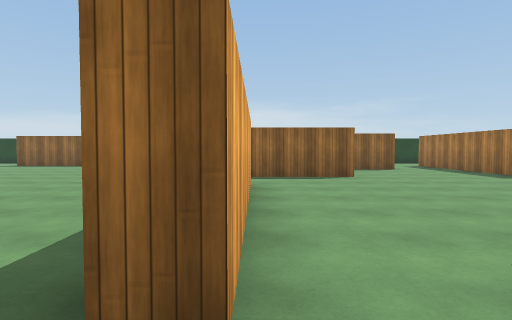
[1] (above)

24 first-person views from a walk through a scene from a Unity 3-D project. The camera is 1.4 m above the floor, tilts 2° down and sees 80° across. The floor is counted in squares, 2 m on a side. Each view is taken from the middle of a square. On the plan, view 1 faces up. The plan holds only what a view shows up to about 10 squares ahead; the rest is blank. Surface patterns are stand-ins for the level's own textures.

[2]
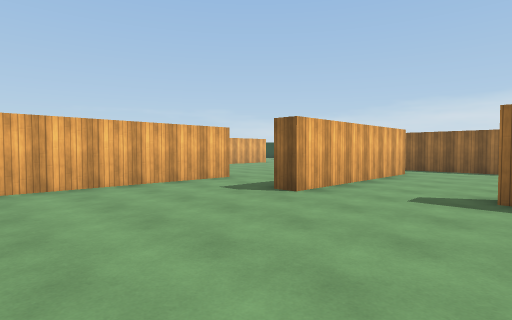

[3]
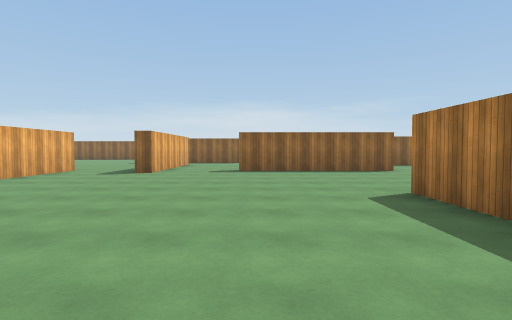

[4]
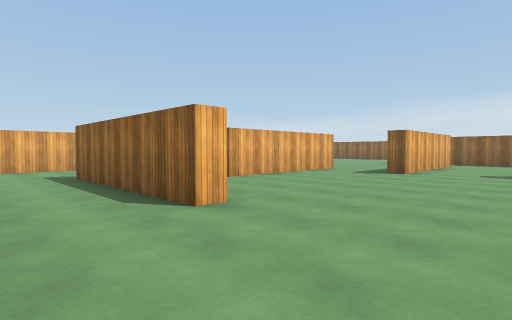

[5]
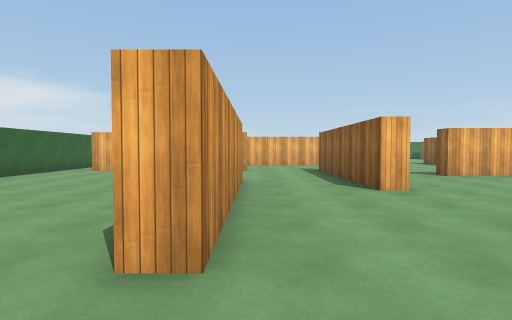

[6]
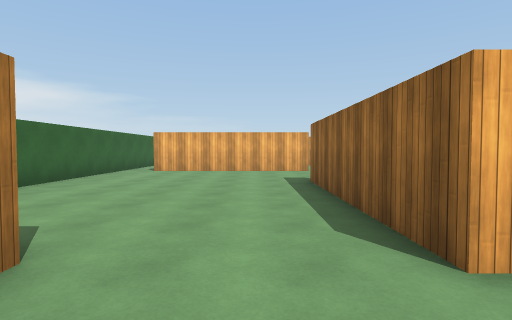

[7]
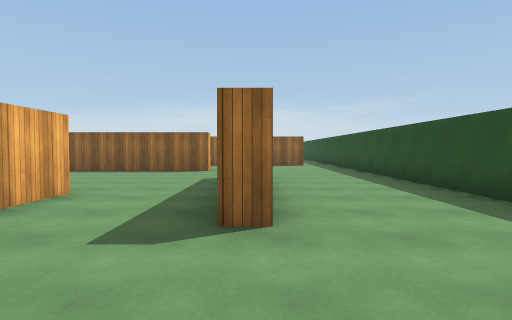

[8]
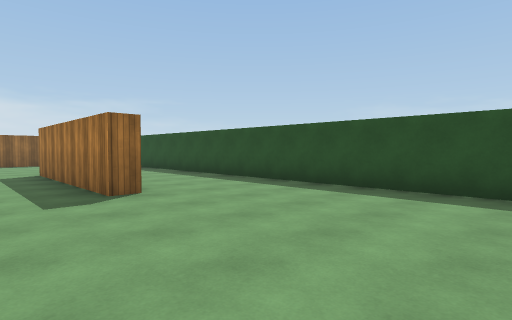

[9]
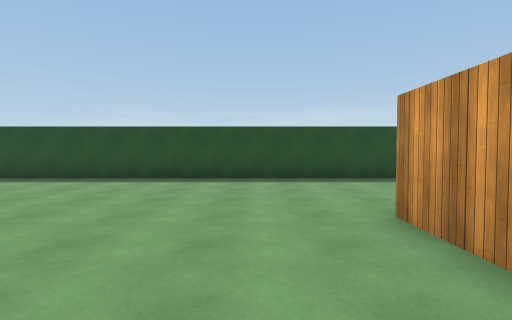

[10]
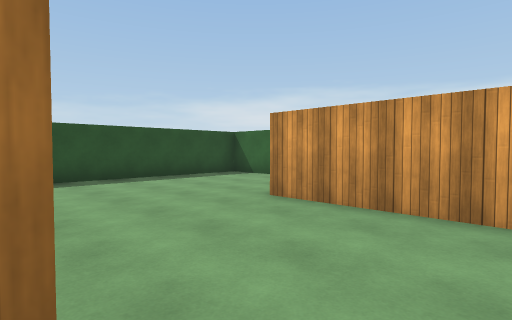

[11]
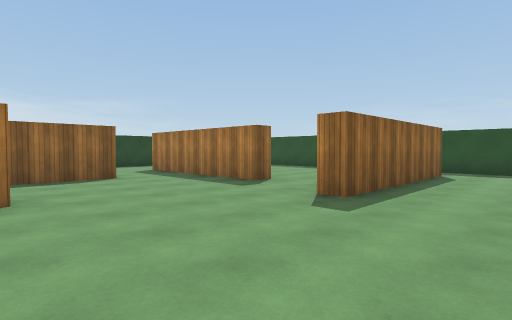

[12]
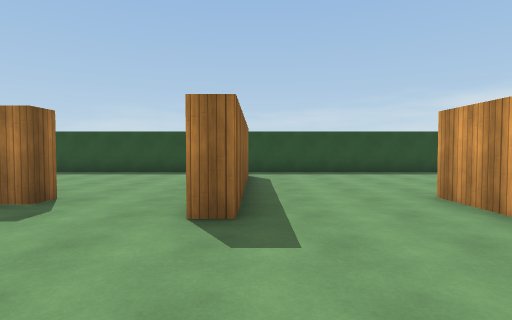

[13]
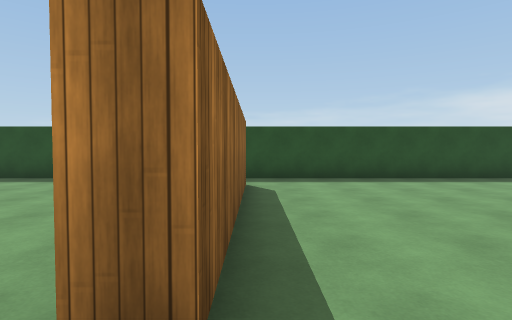

[14]
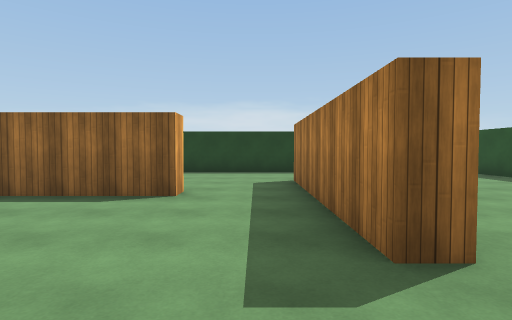

[15]
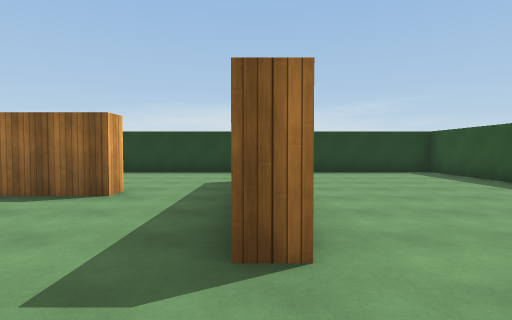

[16]
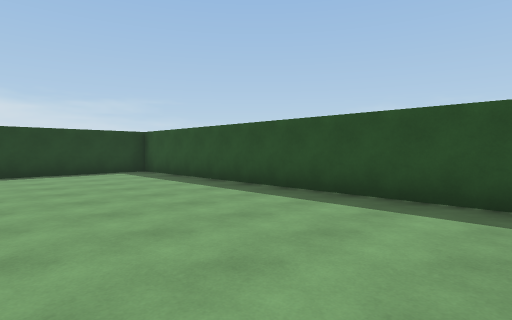

[17]
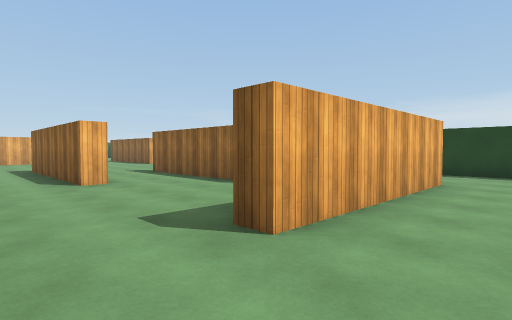

[18]
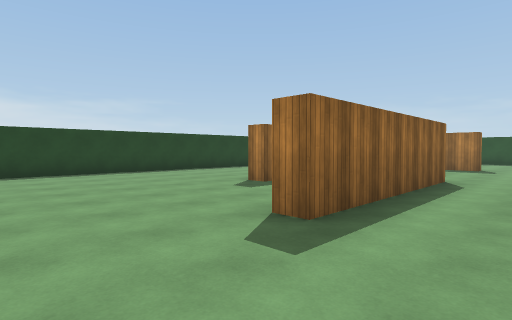

[19]
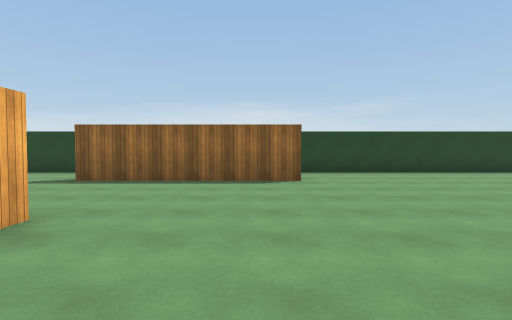

[20]
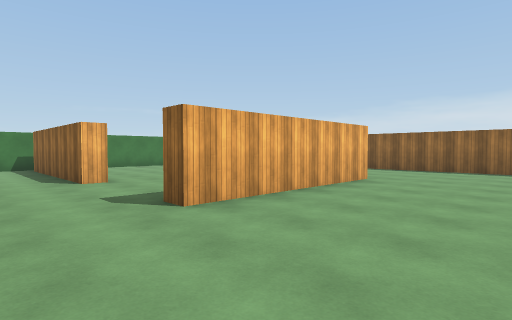

[21]
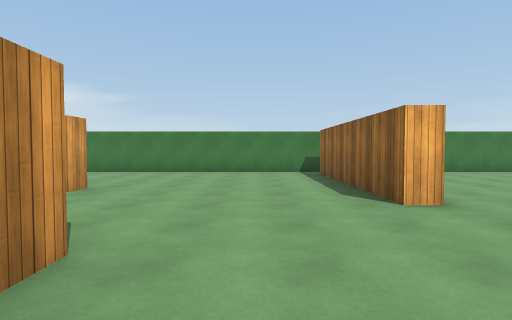

[22]
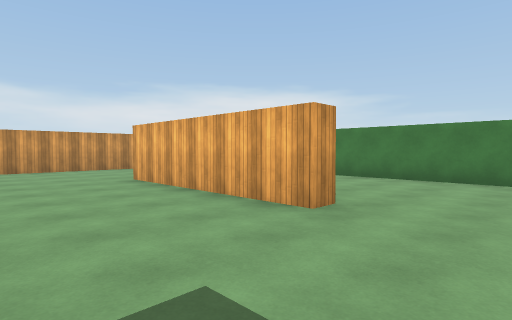

[23]
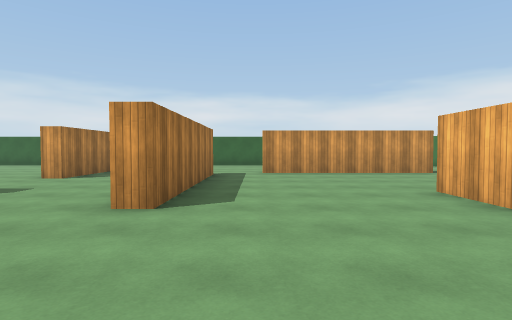

[24]
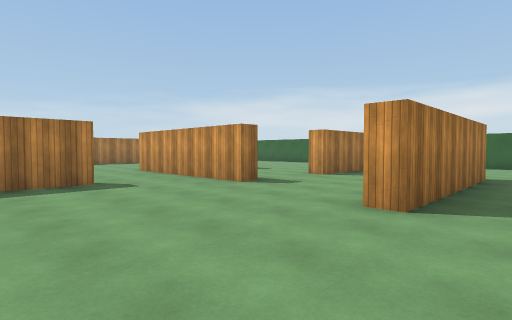

### Floor plan
Ten units are one square. View 1 is at (0, 0); x grows to the right and y downward. Boxes are objects, and circles mark ways between rooms. Rooms are numbered by the first view taken in them; rooms with no view inside come last. Other rooms are left out.
<svg viewBox="-179 -159 308 308">
<path fill="none" stroke="#000" d="M60 30 60 45M55 51 55 30M-25 54 -1 54 -1 59M87 53 87 2M-1 -26 -1 -11 -6 -11M-6 83 33 83M75 -19 24 -19M-29 -20 -29 30M92 53 87 53M33 83 33 88M52 115 82 115M108 144 124 144 124 -45M111 -52 76 -52M25 -82 25 -78 5 -78M69 -78 69 -105M76 -52 61 -52 61 -58M-1 -61 -1 -26M61 -23 75 -23M48 -105 35 -105M-100 -8 -94 -8M-118 -44 -118 -39 -169 -39M-83 -90 -83 -39 -88 -39M-29 30 -35 30 -35 15M-135 10 -130 10 -130 61M-83 51 -83 71M5 -78 -25 -78 -25 -82M-52 59 -52 54 -25 54M-49 -128 -100 -128M-174 -40 -174 34M-174 -99 -174 -78M-88 96 -88 46 -82 46M35 -105 -2 -105 -2 -111M-115 -154 -131 -154M-54 108 -54 83 -48 83M48 -111 48 -105M-152 99 -101 99M69 -105 69 -129M74 -129 74 -78 69 -78M124 -45 124 -154 -46 -154"/>
<circle cx="45" cy="80" r="3" fill="#2a7"/>
<circle cx="75" cy="45" r="3" fill="#2a7"/>
<circle cx="80" cy="-3" r="3" fill="#2a7"/>
<circle cx="15" cy="-20" r="3" fill="#2a7"/>
<circle cx="-15" cy="-20" r="3" fill="#2a7"/>
<circle cx="-30" cy="45" r="3" fill="#2a7"/>
<circle cx="70" cy="-35" r="3" fill="#2a7"/>
<circle cx="120" cy="-50" r="3" fill="#2a7"/>
<circle cx="0" cy="-70" r="3" fill="#2a7"/>
<circle cx="30" cy="-95" r="3" fill="#2a7"/>
<circle cx="55" cy="-110" r="3" fill="#2a7"/>
<circle cx="70" cy="-65" r="3" fill="#2a7"/>
<text x="30" y="30">1</text>
<text x="100" y="60">2</text>
<text x="40" y="-60">3</text>
<text x="-70" y="-30">4</text>
</svg>
Room 1 opens to room 2. Room 1 opens to room 3. Room 1 opens to room 4. Room 2 opens to room 3. Room 2 opens to room 4. Room 3 opens to room 4.

Where each view was taken, in squares from view 1:
view 1: 0 up, 0 right, facing up
view 2: 3 down, 3 right, facing up-left
view 3: 8 down, 3 right, facing up
view 4: 8 down, 3 right, facing up-left
view 5: 8 down, 5 right, facing left
view 6: 10 down, 5 right, facing left
view 7: 8 down, 9 right, facing up
view 8: 10 down, 7 right, facing up-right
view 9: 10 down, 5 right, facing right
view 10: 8 down, 5 right, facing down-right
view 11: 3 up, 2 right, facing up-right
view 12: 5 up, 3 right, facing right
view 13: 5 up, 5 right, facing right
view 14: 6 up, 6 right, facing up
view 15: 6 up, 7 right, facing up
view 16: 6 up, 8 right, facing up-right
view 17: 6 up, 9 right, facing up-left
view 18: 6 up, 5 left, facing up-right
view 19: 6 up, 6 left, facing up
view 20: 2 up, 5 left, facing up-left
view 21: 2 up, 8 left, facing left
view 22: 1 up, 10 left, facing down-left
view 23: 1 down, 10 left, facing down
view 24: 1 down, 10 left, facing down-right
